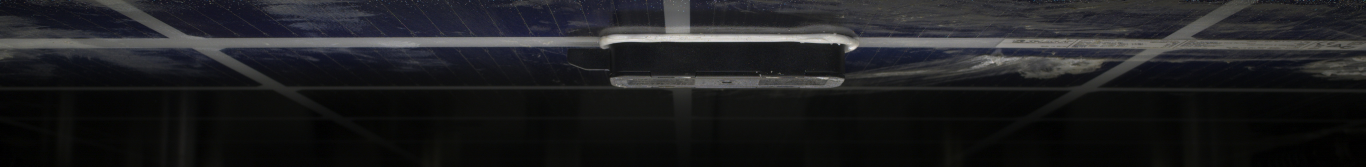
#> input picture matrisolar_test/images/module.jpg, 4096 x 500 px (shown at 1/3 size)
$ python cut_image.py
#> lines starting #> are read from the running program, lines starting #| are printed output that depends on the picture
# -*- coding:utf-8 -*-
import cv2
import numpy as np

"""接线盒抠图，拼图"""

source_path = "images/module.jpg"
wire_box_path = "./images/wire_box.jpg"
result_path = "./images/wire_box_multi.jpg"

img = cv2.imread(source_path)
#> img is the input picture: shape (500, 4096, 3); mean B, G, R 33, 31.1, 30.7
print(img.shape)
#| (500, 4096, 3)

width = 970
height = 360
row_start = 0
row_end = row_start + height
column_start = 1700
column_end = column_start + width
cropped = img[row_start:row_end, column_start:column_end]
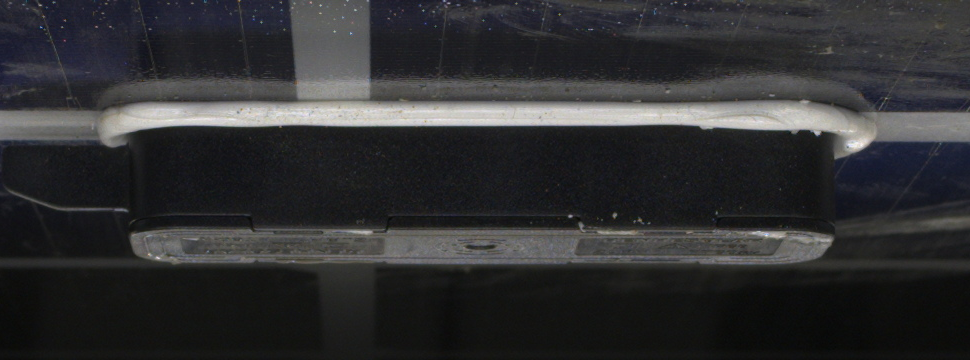
#> cropped: shape (360, 970, 3); mean B, G, R 49.5, 48, 47.7
print(cropped.shape)
#| (360, 970, 3)
cv2.imwrite(wire_box_path, cropped)

imgs = [cropped for _ in range(9)]
#> imgs = 9 items
result_img = np.hstack(imgs)
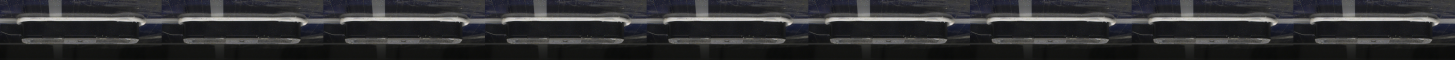
#> result_img: shape (360, 8730, 3) (shown at 1/6 size); mean of channels 0, 1, 2 49.5, 48, 47.7; drawn as B, G, R
print(result_img.shape)
#| (360, 8730, 3)

cv2.imwrite(result_path, result_img)
